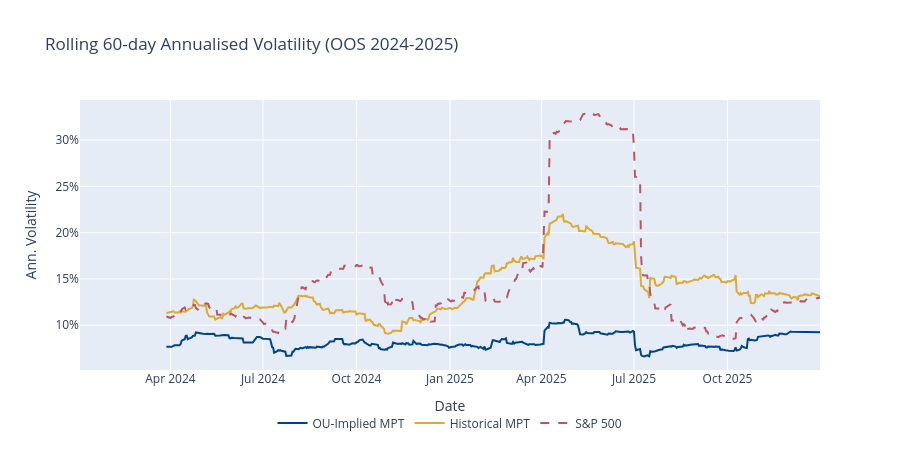

Notebook cell for this chart:
### Markdown cell above
### Rolling 60-day Annualised Volatility

Time-varying portfolio risk measured by trailing 60-day annualised standard deviation. The OU-Implied portfolio maintains consistently lower volatility than both the Historical MPT and S&P 500 throughout the test period.

### Code cell
rv_ou   = ou_portfolio_returns.rolling(ROLL).std(ddof=1) * np.sqrt(252)
rv_hist = hist_portfolio_returns.rolling(ROLL).std(ddof=1) * np.sqrt(252)
rv_spy  = benchmarks["sp500"].rolling(ROLL).std(ddof=1) * np.sqrt(252)

fig_rv = go.Figure()
fig_rv.add_trace(go.Scatter(x=rv_ou.index, y=rv_ou.values, name="OU-Implied MPT",
                             line=dict(color=COLORS[0])))
fig_rv.add_trace(go.Scatter(x=rv_hist.index, y=rv_hist.values, name="Historical MPT",
                             line=dict(color=COLORS[1])))
fig_rv.add_trace(go.Scatter(x=rv_spy.index, y=rv_spy.values, name="S&P 500",
                             line=dict(color=COLORS[2], dash="dash")))
fig_rv.update_layout(
    title=f"Rolling {ROLL}-day Annualised Volatility (OOS 2024-2025)",
    yaxis_title="Ann. Volatility", yaxis_tickformat=".0%",
    xaxis_title="Date",
    legend=dict(orientation="h", yanchor="bottom", y=-0.25, xanchor="center", x=0.5),
    height=450,
)
fig_rv.show()

### Figure 1 — Plotly figure (JSON) as saved in the notebook; plotly's stock layout.template omitted (floating-point values rounded to 4 significant figures; data arrays with more than 128 entries replaced by an {"elided": "..."} marker saying what was removed)
{"data": [{"line": {"color": "#004488"}, "name": "OU-Implied MPT", "type": "scatter", "x": {"elided": "501 str values"}, "y": {"elided": "501 float values"}}, {"line": {"color": "#DDAA33"}, "name": "Historical MPT", "type": "scatter", "x": {"elided": "501 str values"}, "y": {"elided": "501 float values"}}, {"line": {"color": "#BB5566", "dash": "dash"}, "name": "S&P 500", "type": "scatter", "x": {"elided": "501 str values"}, "y": {"elided": "501 float values"}}], "layout": {"height": 450, "legend": {"orientation": "h", "x": 0.5, "xanchor": "center", "y": -0.25, "yanchor": "bottom"}, "title": {"text": "Rolling 60-day Annualised Volatility (OOS 2024-2025)"}, "xaxis": {"title": {"text": "Date"}}, "yaxis": {"tickformat": ".0%", "title": {"text": "Ann. Volatility"}}}}
